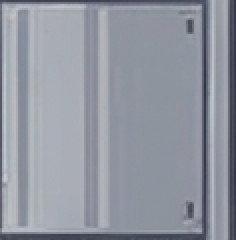
#> input picture Tools/ArtSources/SpaceShipExtraction/Floors/s3_steel_r02_c04.png, 118 x 120 px, given in place of s5_deck_r02_c01.png, which was not available (shown 2 times larger)
$ python assemble.py
#> lines starting #> are read from the running program, lines starting #| are printed output that depends on the picture
#> `floor = Image.new('RGBA', (640, 640))`: floor: PIL image 640x640 RGBA; every value is 0
from pathlib import Path
from PIL import Image,ImageDraw
import json,hashlib
P=Path(__file__).resolve().parent;ROOT=P.parents[2]
R=ROOT/'work/Reviews/SpaceShipSampleRoom20';R.mkdir(parents=True,exist_ok=True)
F=P.parent/'SpaceShipFloor32/Tiles';W=P.parent/'SpaceShipWallTall'
(P/'Layers').mkdir(exist_ok=True);(P/'Tiles').mkdir(exist_ok=True)
placements=[];assets={}
def asset(path):
 key=path.stem
 if key not in assets:
  im=Image.open(path).convert('RGBA');im.save(P/'Tiles'/path.name)
#> in asset, im is the input picture: PIL image 118x120 RGBA; mean R, G, B, A 145.6, 150.4, 160.6, 255
  assets[key]=dict(path='Tiles/'+path.name,size=list(im.size),source=str(path.relative_to(ROOT)),sha256=hashlib.sha256(path.read_bytes()).hexdigest())
 return key
floor=Image.new('RGBA',(640,640));walls=Image.new('RGBA',(640,640));bounds=Image.new('RGBA',(640,640))
def place(layer,path,x,y):
 key=asset(path);im=Image.open(P/assets[key]['path']).convert('RGBA')
 assert x%32==0 and y%32==0
 assert x+im.width<=640 and y+im.height<=640
 layer.alpha_composite(im,(x,y));placements.append(dict(layer='floors' if layer is floor else 'north_walls',asset=key,x=x,y=y))
#> after `layer.alpha_composite(im, (x, y))`:
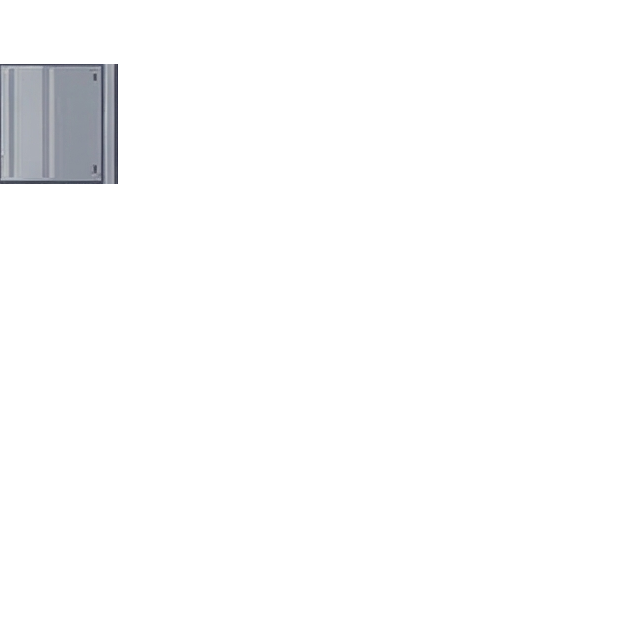
#> layer: PIL image 640x640 RGBA; mean R, G, B, A 5, 5.2, 5.6, 8.8; transparent parts drawn white
# Quiet working deck: steel field, central light service bay and a pair of grating service runs.
for y in range(2,20):
 for x in range(20):
  name='s5_deck_r02_c01.png'
  if 5<=x<=14 and 6<=y<=15:name='s3_steel_r02_c02.png'
  if x in (3,16) and 5<=y<=16:name='s5_deck_r02_c03.png'
#> (the run stopped early here; a loop or call above may not have finished)

$ run again, on Tools/ArtSources/SpaceShipExtraction/Floors/s1_deck_r01_c04.png
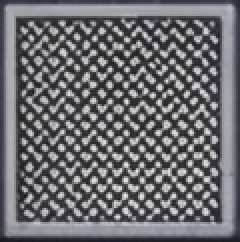
#> input picture Tools/ArtSources/SpaceShipExtraction/Floors/s1_deck_r01_c04.png, 120 x 121 px, given in place of s5_deck_r02_c01.png, which was not available (shown 2 times larger)
#> floor: PIL image 640x640 RGBA; every value is 0
#> in asset, im is the input picture: PIL image 120x121 RGBA; mean R, G, B, A 108.9, 109.1, 113.2, 255
#> in place, `layer.alpha_composite(im, (x, y))`:
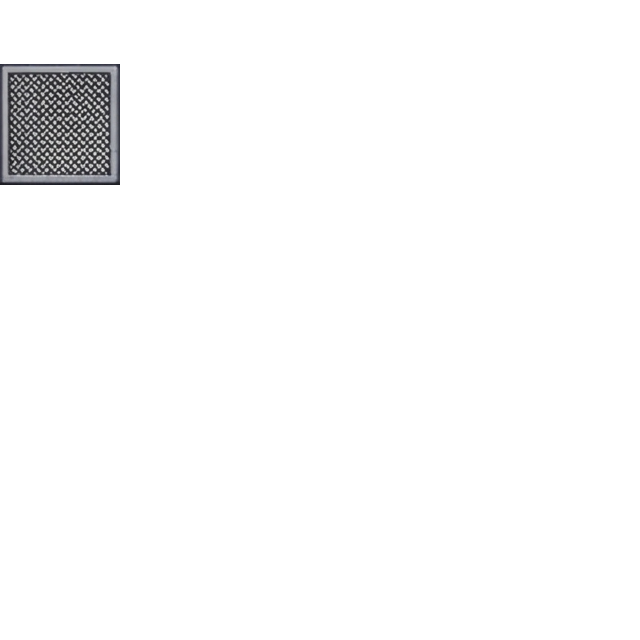
#> layer: PIL image 640x640 RGBA; mean R, G, B, A 3.9, 3.9, 4, 9; transparent parts drawn white

$ run again, on Tools/ArtSources/SpaceShipExtraction/Floors/s1_deck_r02_c02.png
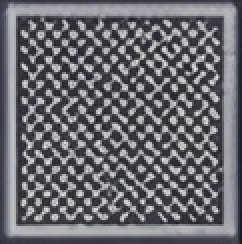
#> input picture Tools/ArtSources/SpaceShipExtraction/Floors/s1_deck_r02_c02.png, 121 x 122 px, given in place of s5_deck_r02_c01.png, which was not available (shown 2 times larger)
#> floor: PIL image 640x640 RGBA; every value is 0
#> in asset, im is the input picture: PIL image 121x122 RGBA; mean R, G, B, A 106.9, 106.7, 111.9, 255
#> in place, `layer.alpha_composite(im, (x, y))`:
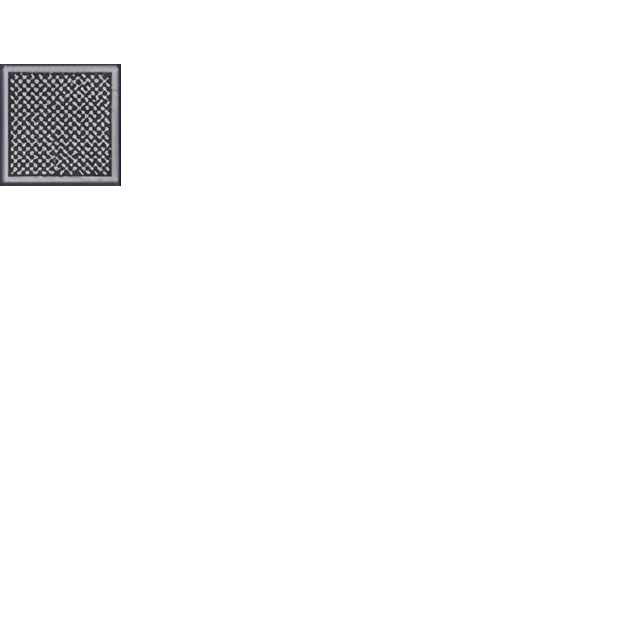
#> layer: PIL image 640x640 RGBA; mean R, G, B, A 3.9, 3.8, 4, 9.2; transparent parts drawn white
